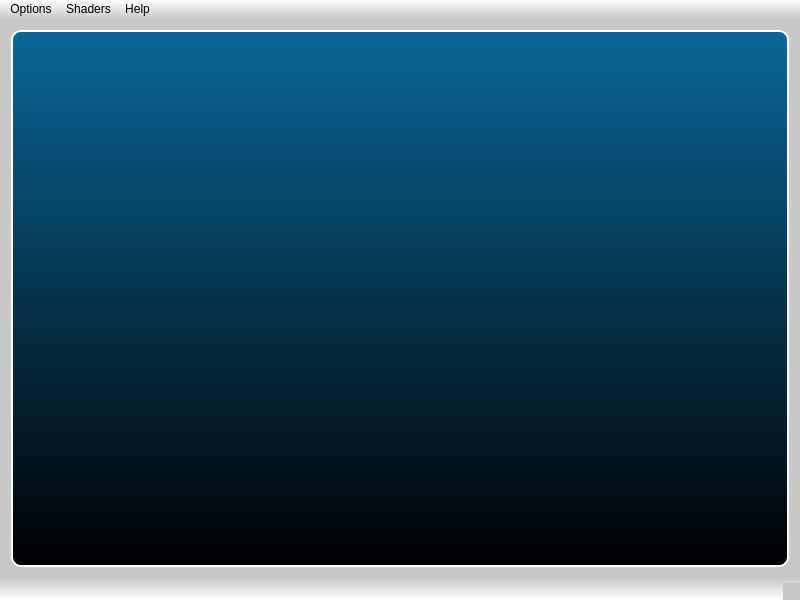
<?xml version="1.0" encoding="UTF-8"?>
<ui version="4.0">
 <class>ccViewerClass</class>
 <widget class="QMainWindow" name="ccViewerClass">
  <property name="geometry">
   <rect>
    <x>0</x>
    <y>0</y>
    <width>800</width>
    <height>600</height>
   </rect>
  </property>
  <property name="acceptDrops">
   <bool>true</bool>
  </property>
  <property name="windowTitle">
   <string>ccViewer</string>
  </property>
  <property name="windowIcon">
   <iconset>
    <normaloff>:/CC/Icons/images/icon/cc_viewer_icon_16.png</normaloff>:/CC/Icons/images/icon/cc_viewer_icon_16.png</iconset>
  </property>
  <property name="styleSheet">
   <string notr="true">QWidget {
	background-color: rgb(200,200,200);
}

QMenu
{
	background: rgb(200,200,200);
}

QMenu::separator 
{
     height: 2px;
     background: rgb(100,100,100);
     margin-left: 10px;
     margin-right: 5px;
 }

QMenuBar 
{
	background-color: qlineargradient(x1:0, y1:0, x2:0, y2:1,stop:0 rgb(255,255,255), stop:1 rgb(200,200,200));
 }

QStatusBar
{
	background-color: qlineargradient(x1:0, y1:0, x2:0, y2:1,stop:0 rgb(200,200,200), stop:1 rgb(255,255,255));
}
</string>
  </property>
  <widget class="QWidget" name="centralWidget">
   <layout class="QVBoxLayout" name="verticalLayout">
    <item>
     <widget class="QFrame" name="GLframe">
      <property name="sizePolicy">
       <sizepolicy hsizetype="Expanding" vsizetype="Expanding">
        <horstretch>0</horstretch>
        <verstretch>0</verstretch>
       </sizepolicy>
      </property>
      <property name="styleSheet">
       <string notr="true">QFrame{
	border: 2px solid white;
	border-radius: 10px;
	background: qlineargradient(x1:0, y1:0, x2:0, y2:1,stop:0 rgb(10,102,151), stop:1 rgb(0,0,0));
 }

</string>
      </property>
      <property name="frameShape">
       <enum>QFrame::Box</enum>
      </property>
      <property name="frameShadow">
       <enum>QFrame::Plain</enum>
      </property>
     </widget>
    </item>
   </layout>
  </widget>
  <widget class="QMenuBar" name="menuBar">
   <property name="geometry">
    <rect>
     <x>0</x>
     <y>0</y>
     <width>800</width>
     <height>26</height>
    </rect>
   </property>
   <widget class="QMenu" name="menuOptions">
    <property name="title">
     <string>Options</string>
    </property>
    <widget class="QMenu" name="menuPerspective">
     <property name="title">
      <string>Perspective</string>
     </property>
     <property name="icon">
      <iconset>
       <normaloff>:/CC/images/ccCenteredPerspective32.png</normaloff>:/CC/images/ccCenteredPerspective32.png</iconset>
     </property>
     <addaction name="actionSetOrthoView"/>
     <addaction name="actionSetCenteredPerspectiveView"/>
     <addaction name="actionSetViewerPerspectiveView"/>
    </widget>
    <widget class="QMenu" name="menuLights">
     <property name="title">
      <string>Lights</string>
     </property>
     <property name="icon">
      <iconset>
       <normaloff>:/CC/images/ccSunLight.png</normaloff>:/CC/images/ccSunLight.png</iconset>
     </property>
     <addaction name="actionToggleSunLight"/>
     <addaction name="actionToggleCustomLight"/>
    </widget>
    <widget class="QMenu" name="menuStandardViews">
     <property name="title">
      <string>Standard views</string>
     </property>
     <property name="icon">
      <iconset>
       <normaloff>:/CC/images/ccViewYpos.png</normaloff>:/CC/images/ccViewYpos.png</iconset>
     </property>
     <addaction name="actionSetViewTop"/>
     <addaction name="actionSetViewFront"/>
     <addaction name="actionSetViewLeft"/>
     <addaction name="actionSetViewBack"/>
     <addaction name="actionSetViewRight"/>
     <addaction name="actionSetViewBottom"/>
     <addaction name="actionSetViewIso1"/>
     <addaction name="actionSetViewIso2"/>
    </widget>
    <widget class="QMenu" name="menuSelected">
     <property name="title">
      <string>Selected entity</string>
     </property>
     <widget class="QMenu" name="menuSelectSF">
      <property name="enabled">
       <bool>false</bool>
      </property>
      <property name="title">
       <string>Current S.F.</string>
      </property>
      <addaction name="actionDummyAction"/>
     </widget>
     <addaction name="actionShowColors"/>
     <addaction name="actionShowNormals"/>
     <addaction name="actionShowMaterials"/>
     <addaction name="separator"/>
     <addaction name="actionShowScalarField"/>
     <addaction name="actionShowColorRamp"/>
     <addaction name="menuSelectSF"/>
     <addaction name="actionZoomOnSelectedEntity"/>
     <addaction name="actionDelete"/>
    </widget>
    <widget class="QMenu" name="menuRotationSymbol">
     <property name="title">
      <string>Rotation symbol</string>
     </property>
     <property name="icon">
      <iconset>
       <normaloff>:/CC/images/ccPivotOn.png</normaloff>:/CC/images/ccPivotOn.png</iconset>
     </property>
     <addaction name="actionSetPivotAlwaysOn"/>
     <addaction name="actionSetPivotRotationOnly"/>
     <addaction name="actionSetPivotOff"/>
    </widget>
    <widget class="QMenu" name="menu3DMouse">
     <property name="title">
      <string>3D mouse</string>
     </property>
     <property name="icon">
      <iconset>
       <normaloff>:/CC/images/im3DxLogo.png</normaloff>:/CC/images/im3DxLogo.png</iconset>
     </property>
     <addaction name="actionEnable3DMouse"/>
    </widget>
    <addaction name="actionopenPCD"/>
    <addaction name="separator"/>
    <addaction name="actionDisplayParameters"/>
    <addaction name="actionEditCamera"/>
    <addaction name="separator"/>
    <addaction name="menuStandardViews"/>
    <addaction name="menuPerspective"/>
    <addaction name="menuRotationSymbol"/>
    <addaction name="menu3DMouse"/>
    <addaction name="menuLights"/>
    <addaction name="actionGlobalZoom"/>
    <addaction name="actionEnableStereo"/>
    <addaction name="actionFullScreen"/>
    <addaction name="actionLockRotationVertAxis"/>
    <addaction name="separator"/>
    <addaction name="menuSelected"/>
    <addaction name="separator"/>
   </widget>
   <widget class="QMenu" name="menuAbout">
    <property name="title">
     <string>Help</string>
    </property>
    <addaction name="actionAbout"/>
    <addaction name="separator"/>
    <addaction name="actionHelpShortctus"/>
   </widget>
   <widget class="QMenu" name="menuPlugins">
    <property name="title">
     <string>Shaders</string>
    </property>
    <addaction name="actionNoFilter"/>
   </widget>
   <addaction name="menuOptions"/>
   <addaction name="menuPlugins"/>
   <addaction name="menuAbout"/>
  </widget>
  <widget class="QStatusBar" name="statusBar"/>
  <action name="actionDisplayParameters">
   <property name="icon">
    <iconset>
     <normaloff>:/CC/images/ccLightParams.png</normaloff>:/CC/images/ccLightParams.png</iconset>
   </property>
   <property name="text">
    <string>Display parameters</string>
   </property>
   <property name="toolTip">
    <string>Set display parameters (light, materials, etc.)</string>
   </property>
   <property name="statusTip">
    <string>Set display parameters (light, materials, etc.)</string>
   </property>
   <property name="shortcut">
    <string>Alt+D</string>
   </property>
   <property name="shortcutContext">
    <enum>Qt::ApplicationShortcut</enum>
   </property>
  </action>
  <action name="actionFullScreen">
   <property name="checkable">
    <bool>true</bool>
   </property>
   <property name="icon">
    <iconset>
     <normaloff>:/CC/images/ccFullScreen.png</normaloff>:/CC/images/ccFullScreen.png</iconset>
   </property>
   <property name="text">
    <string>Full screen</string>
   </property>
   <property name="shortcut">
    <string>F11</string>
   </property>
   <property name="shortcutContext">
    <enum>Qt::ApplicationShortcut</enum>
   </property>
  </action>
  <action name="actionEditCamera">
   <property name="icon">
    <iconset>
     <normaloff>:/CC/images/ccCamera.png</normaloff>:/CC/images/ccCamera.png</iconset>
   </property>
   <property name="text">
    <string>Camera parameters</string>
   </property>
   <property name="shortcut">
    <string>Alt+C</string>
   </property>
  </action>
  <action name="actionToggleSunLight">
   <property name="checkable">
    <bool>true</bool>
   </property>
   <property name="text">
    <string>Sun</string>
   </property>
   <property name="shortcut">
    <string>F6</string>
   </property>
   <property name="shortcutContext">
    <enum>Qt::ApplicationShortcut</enum>
   </property>
  </action>
  <action name="actionToggleCustomLight">
   <property name="checkable">
    <bool>true</bool>
   </property>
   <property name="text">
    <string>Custom</string>
   </property>
   <property name="shortcut">
    <string>F7</string>
   </property>
   <property name="shortcutContext">
    <enum>Qt::ApplicationShortcut</enum>
   </property>
  </action>
  <action name="actionAbout">
   <property name="text">
    <string>About</string>
   </property>
  </action>
  <action name="actionHelpShortctus">
   <property name="text">
    <string>Shortctus</string>
   </property>
   <property name="shortcut">
    <string>F1</string>
   </property>
   <property name="shortcutContext">
    <enum>Qt::ApplicationShortcut</enum>
   </property>
  </action>
  <action name="actionSetViewFront">
   <property name="icon">
    <iconset>
     <normaloff>:/CC/images/ccViewYpos.png</normaloff>:/CC/images/ccViewYpos.png</iconset>
   </property>
   <property name="text">
    <string>Front</string>
   </property>
   <property name="shortcut">
    <string>5</string>
   </property>
   <property name="shortcutContext">
    <enum>Qt::ApplicationShortcut</enum>
   </property>
  </action>
  <action name="actionSetViewBack">
   <property name="icon">
    <iconset>
     <normaloff>:/CC/images/ccViewYneg.png</normaloff>:/CC/images/ccViewYneg.png</iconset>
   </property>
   <property name="text">
    <string>Back</string>
   </property>
   <property name="shortcut">
    <string>0</string>
   </property>
   <property name="shortcutContext">
    <enum>Qt::ApplicationShortcut</enum>
   </property>
  </action>
  <action name="actionSetViewLeft">
   <property name="icon">
    <iconset>
     <normaloff>:/CC/images/ccViewXpos.png</normaloff>:/CC/images/ccViewXpos.png</iconset>
   </property>
   <property name="text">
    <string>Left</string>
   </property>
   <property name="shortcut">
    <string>4</string>
   </property>
   <property name="shortcutContext">
    <enum>Qt::ApplicationShortcut</enum>
   </property>
  </action>
  <action name="actionSetViewRight">
   <property name="icon">
    <iconset>
     <normaloff>:/CC/images/ccViewXneg.png</normaloff>:/CC/images/ccViewXneg.png</iconset>
   </property>
   <property name="text">
    <string>Right</string>
   </property>
   <property name="shortcut">
    <string>6</string>
   </property>
   <property name="shortcutContext">
    <enum>Qt::ApplicationShortcut</enum>
   </property>
  </action>
  <action name="actionSetViewTop">
   <property name="icon">
    <iconset>
     <normaloff>:/CC/images/ccViewZpos.png</normaloff>:/CC/images/ccViewZpos.png</iconset>
   </property>
   <property name="text">
    <string>Top</string>
   </property>
   <property name="shortcut">
    <string>8</string>
   </property>
   <property name="shortcutContext">
    <enum>Qt::ApplicationShortcut</enum>
   </property>
  </action>
  <action name="actionSetViewBottom">
   <property name="icon">
    <iconset>
     <normaloff>:/CC/images/ccViewZneg.png</normaloff>:/CC/images/ccViewZneg.png</iconset>
   </property>
   <property name="text">
    <string>Bottom</string>
   </property>
   <property name="shortcut">
    <string>2</string>
   </property>
  </action>
  <action name="actionShowColors">
   <property name="checkable">
    <bool>true</bool>
   </property>
   <property name="text">
    <string>Show Colors</string>
   </property>
   <property name="shortcut">
    <string>C</string>
   </property>
   <property name="shortcutContext">
    <enum>Qt::ApplicationShortcut</enum>
   </property>
  </action>
  <action name="actionShowNormals">
   <property name="checkable">
    <bool>true</bool>
   </property>
   <property name="text">
    <string>Show Normals</string>
   </property>
   <property name="shortcut">
    <string>N</string>
   </property>
   <property name="shortcutContext">
    <enum>Qt::ApplicationShortcut</enum>
   </property>
  </action>
  <action name="actionShowColorRamp">
   <property name="checkable">
    <bool>true</bool>
   </property>
   <property name="text">
    <string>Show Color ramp</string>
   </property>
   <property name="shortcut">
    <string>R</string>
   </property>
   <property name="shortcutContext">
    <enum>Qt::ApplicationShortcut</enum>
   </property>
  </action>
  <action name="actionShowScalarField">
   <property name="checkable">
    <bool>true</bool>
   </property>
   <property name="text">
    <string>Show Scalar field</string>
   </property>
   <property name="shortcut">
    <string>S</string>
   </property>
   <property name="shortcutContext">
    <enum>Qt::ApplicationShortcut</enum>
   </property>
  </action>
  <action name="actionDummyAction">
   <property name="text">
    <string>DummyAction</string>
   </property>
  </action>
  <action name="actionDelete">
   <property name="icon">
    <iconset>
     <normaloff>:/CC/images/ccDelete.png</normaloff>:/CC/images/ccDelete.png</iconset>
   </property>
   <property name="text">
    <string>Delete</string>
   </property>
   <property name="shortcut">
    <string>Del</string>
   </property>
   <property name="shortcutContext">
    <enum>Qt::ApplicationShortcut</enum>
   </property>
  </action>
  <action name="actionSetOrthoView">
   <property name="checkable">
    <bool>true</bool>
   </property>
   <property name="icon">
    <iconset>
     <normaloff>:/CC/images/ccOrthoMode32.png</normaloff>:/CC/images/ccOrthoMode32.png</iconset>
   </property>
   <property name="text">
    <string>Orthographic projection</string>
   </property>
   <property name="toolTip">
    <string>Set orthographic projection for current 3D View</string>
   </property>
   <property name="statusTip">
    <string>Set orthographic projection for current 3D View</string>
   </property>
   <property name="shortcut">
    <string>F2</string>
   </property>
  </action>
  <action name="actionSetCenteredPerspectiveView">
   <property name="checkable">
    <bool>true</bool>
   </property>
   <property name="icon">
    <iconset>
     <normaloff>:/CC/images/ccCenteredPerspective32.png</normaloff>:/CC/images/ccCenteredPerspective32.png</iconset>
   </property>
   <property name="text">
    <string>Object-centered perspective</string>
   </property>
   <property name="toolTip">
    <string>Set object-centered perspective for current 3D View</string>
   </property>
   <property name="statusTip">
    <string>Set object-centered perspective for current 3D View</string>
   </property>
   <property name="shortcut">
    <string>F3</string>
   </property>
  </action>
  <action name="actionSetViewerPerspectiveView">
   <property name="checkable">
    <bool>true</bool>
   </property>
   <property name="icon">
    <iconset>
     <normaloff>:/CC/images/ccViewerBasedPerspective32.png</normaloff>:/CC/images/ccViewerBasedPerspective32.png</iconset>
   </property>
   <property name="text">
    <string>Viewer-based perspective</string>
   </property>
   <property name="toolTip">
    <string>Set viewer-based perspective for current 3D View</string>
   </property>
   <property name="statusTip">
    <string>Set viewer-based perspective for current 3D View</string>
   </property>
   <property name="shortcut">
    <string>F4</string>
   </property>
  </action>
  <action name="actionSetPivotAlwaysOn">
   <property name="checkable">
    <bool>true</bool>
   </property>
   <property name="icon">
    <iconset>
     <normaloff>:/CC/images/ccPivotOn.png</normaloff>:/CC/images/ccPivotOn.png</iconset>
   </property>
   <property name="text">
    <string>Always visible</string>
   </property>
   <property name="toolTip">
    <string>Pivot always visible</string>
   </property>
   <property name="statusTip">
    <string>Pivot always visible</string>
   </property>
  </action>
  <action name="actionSetPivotRotationOnly">
   <property name="checkable">
    <bool>true</bool>
   </property>
   <property name="icon">
    <iconset>
     <normaloff>:/CC/images/ccPivotAuto.png</normaloff>:/CC/images/ccPivotAuto.png</iconset>
   </property>
   <property name="text">
    <string>Rotation only</string>
   </property>
   <property name="toolTip">
    <string>Pivot visible when rotating</string>
   </property>
   <property name="statusTip">
    <string>Pivot visible when rotating</string>
   </property>
  </action>
  <action name="actionSetPivotOff">
   <property name="checkable">
    <bool>true</bool>
   </property>
   <property name="icon">
    <iconset>
     <normaloff>:/CC/images/ccPivotOff.png</normaloff>:/CC/images/ccPivotOff.png</iconset>
   </property>
   <property name="text">
    <string>Never visible</string>
   </property>
   <property name="toolTip">
    <string>Pivot never visible</string>
   </property>
   <property name="statusTip">
    <string>Pivot never visible</string>
   </property>
  </action>
  <action name="actionSetViewIso1">
   <property name="icon">
    <iconset>
     <normaloff>:/CC/images/ccViewIso1.png</normaloff>:/CC/images/ccViewIso1.png</iconset>
   </property>
   <property name="text">
    <string>Iso front</string>
   </property>
   <property name="toolTip">
    <string>Set view to 'front' isometric</string>
   </property>
   <property name="statusTip">
    <string>Set view to 'front' isometric</string>
   </property>
   <property name="shortcut">
    <string>7</string>
   </property>
   <property name="shortcutContext">
    <enum>Qt::ApplicationShortcut</enum>
   </property>
  </action>
  <action name="actionSetViewIso2">
   <property name="icon">
    <iconset>
     <normaloff>:/CC/images/ccViewIso2.png</normaloff>:/CC/images/ccViewIso2.png</iconset>
   </property>
   <property name="text">
    <string>Iso back</string>
   </property>
   <property name="toolTip">
    <string>Set view to 'back' isometric</string>
   </property>
   <property name="statusTip">
    <string>Set view to 'back' isometric</string>
   </property>
   <property name="shortcut">
    <string>9</string>
   </property>
   <property name="shortcutContext">
    <enum>Qt::ApplicationShortcut</enum>
   </property>
  </action>
  <action name="actionEnable3DMouse">
   <property name="checkable">
    <bool>true</bool>
   </property>
   <property name="text">
    <string>Enable</string>
   </property>
  </action>
  <action name="actionZoomOnSelectedEntity">
   <property name="text">
    <string>Zoom on</string>
   </property>
   <property name="shortcut">
    <string>Z</string>
   </property>
  </action>
  <action name="actionGlobalZoom">
   <property name="icon">
    <iconset>
     <normaloff>:/CC/images/ccGlobalZoom.png</normaloff>:/CC/images/ccGlobalZoom.png</iconset>
   </property>
   <property name="text">
    <string>Global Zoom</string>
   </property>
   <property name="statusTip">
    <string>Global Zoom</string>
   </property>
  </action>
  <action name="actionNoFilter">
   <property name="text">
    <string>Remove</string>
   </property>
  </action>
  <action name="actionLockRotationVertAxis">
   <property name="checkable">
    <bool>true</bool>
   </property>
   <property name="text">
    <string>Lock rotation around vert. axis</string>
   </property>
   <property name="shortcut">
    <string>L</string>
   </property>
   <property name="shortcutContext">
    <enum>Qt::ApplicationShortcut</enum>
   </property>
  </action>
  <action name="actionEnableStereo">
   <property name="checkable">
    <bool>true</bool>
   </property>
   <property name="icon">
    <iconset>
     <normaloff>:/CC/images/ccStereo.png</normaloff>:/CC/images/ccStereo.png</iconset>
   </property>
   <property name="text">
    <string>Stereo mode</string>
   </property>
   <property name="toolTip">
    <string>Enable stereo mode (with red-blue or red-cyan glasses)</string>
   </property>
   <property name="shortcut">
    <string>F10</string>
   </property>
  </action>
  <action name="actionShowMaterials">
   <property name="checkable">
    <bool>true</bool>
   </property>
   <property name="text">
    <string>Show Texture/Materials</string>
   </property>
   <property name="shortcut">
    <string>M</string>
   </property>
   <property name="shortcutContext">
    <enum>Qt::ApplicationShortcut</enum>
   </property>
  </action>
  <action name="actionopenPCD">
   <property name="text">
    <string>OpenPCD</string>
   </property>
  </action>
 </widget>
 <layoutdefault spacing="6" margin="11"/>
 <resources/>
 <connections/>
</ui>
